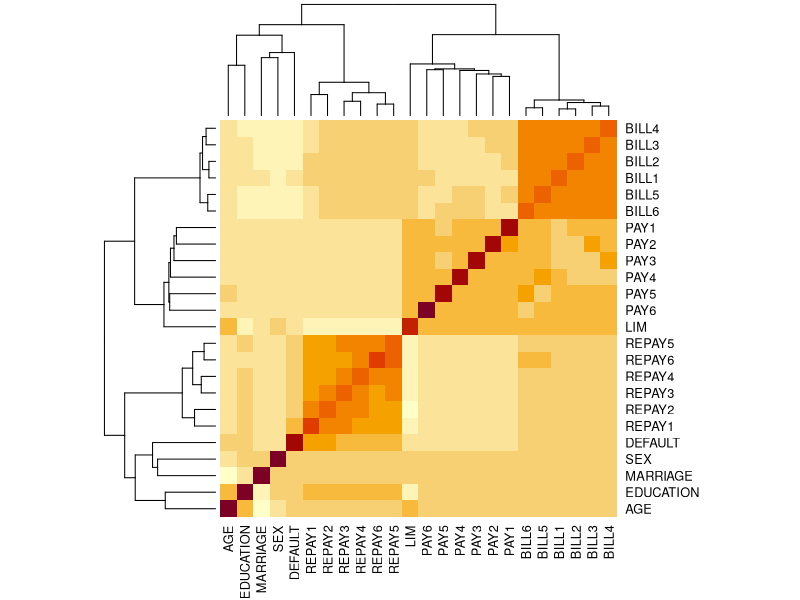
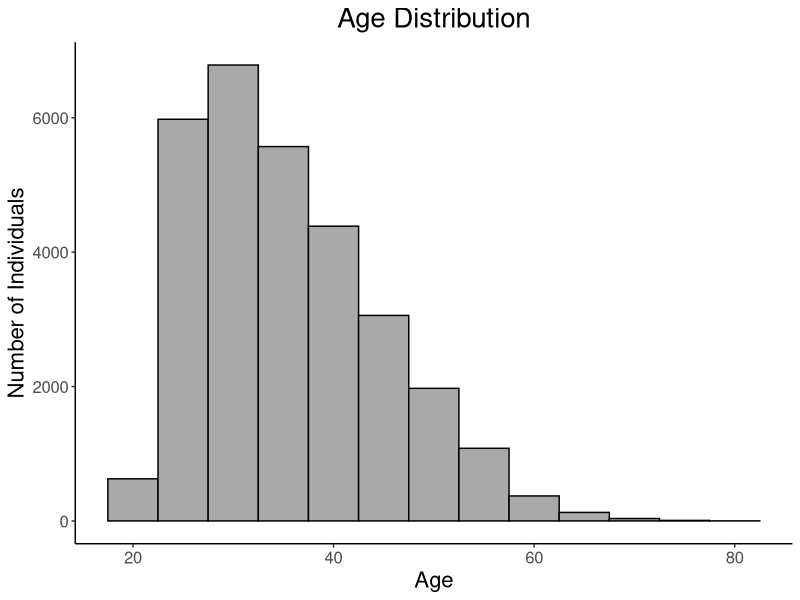
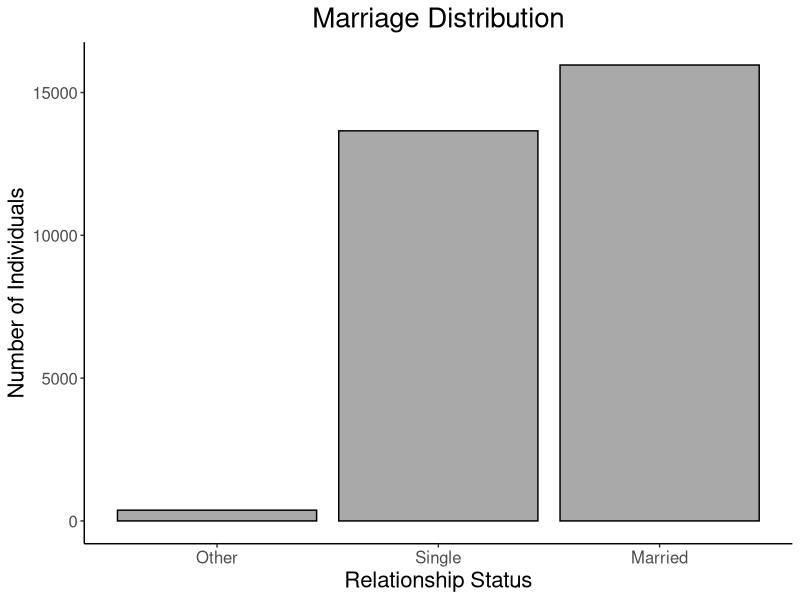
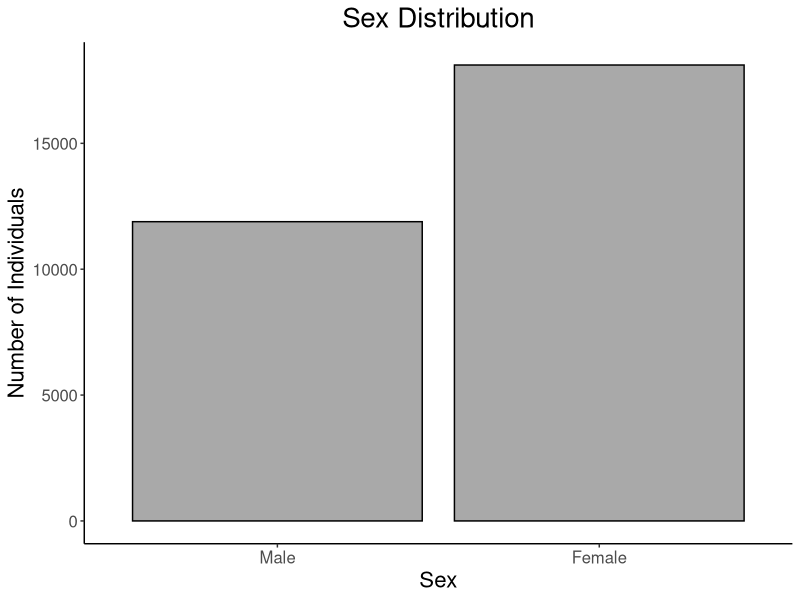
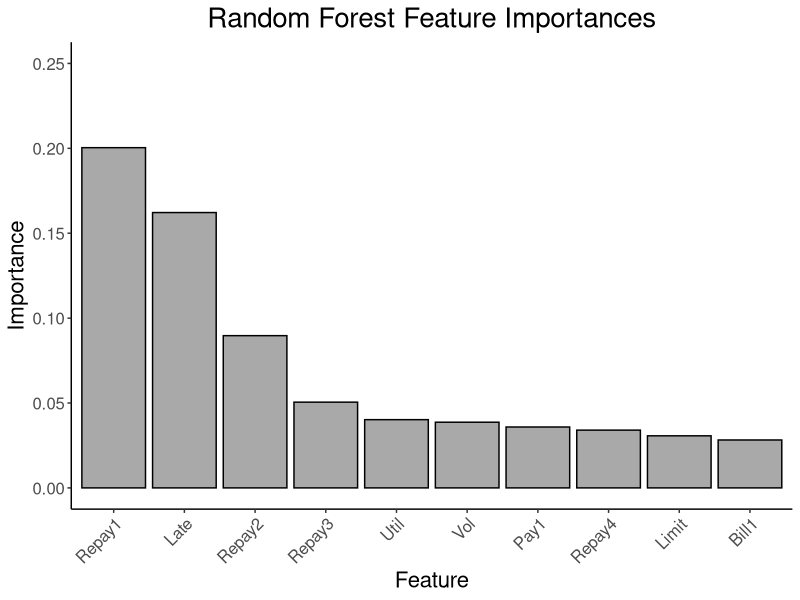

R code for these plots, in order: (Note: this script raises an error after producing the figures.)
# Step 1: EDA
# Visualize time series data
# general stats on distribution of limit balance, sex, ed, marriage, age
# 
# Step 2: Variable Treatment
# Sex, Ed, Marriage >>> One hot encoded
# Ed combine 4+
# 
# Step 3: Feature Engineering
# TS Debt to limit ratio or Average debt to limit ratio (Credit util)
# Average Bill
# Average Payment
# Late Payment Count
# Debt Difference
# 
# Step 4: Feature Scaling 
# normalize all numerical data
# 
# Step 5: Feature Selection
#
# Step 6: Model Refinement
# LOOCV
# Pruning

library(tidyverse)

# resetdata <- function() {
#   data <- read.csv("UCI_Dataset.csv")
#   data <- data[, -1]
#   colnames(data)[colnames(data) == "default.payment.next.month"] <- "DEFAULT"
#   assign("cc", data, envir = .GlobalEnv)
# }

cc <- read.csv("UCI_Dataset.csv")
cc <- cc[, -1]
colnames(cc)[colnames(cc) == "default.payment.next.month"] <- "DEFAULT"

cc$MARRIAGE[cc$MARRIAGE == 3] <- 0

cc <- cc %>%
   rename(LIM = LIMIT_BAL, REPAY1 = PAY_0, REPAY2 = PAY_2, REPAY3 = PAY_3, REPAY4 = PAY_4, REPAY5 = PAY_5, REPAY6 = PAY_6) %>%
   rename_with(.fn = function(x) gsub("BILL_AMT", "BILL", x), .cols = starts_with("BILL_AMT")) %>%
   rename_with(.fn = function(x) gsub("PAY_AMT", "PAY", x), .cols = starts_with("PAY_AMT"))
# 
# bill_ot <- colMeans(cc[, paste0("BILL", 1:6)])
# pay_ot <- colMeans(cc[, paste0("REPAY", 1:6)])
# pay_amt_ot <- colMeans(cc[, paste0("PAY", 1:6)])
# 
# plot(pay_ot)
# plot(bill_ot)
# plot(pay_amt_ot)
# 
# for (col_name in names(cc)) {
#   hist(cc[[col_name]], 
#        main = paste("Histogram of", col_name), # Title of the histogram
#        xlab = col_name, # Label for the x-axis
#        col = "lightblue", # Color of the bars (optional)
#        border = "black") # Color of the bar borders (optional)
# }
# 
# for (col_name in names(cc[,12:23])) {
#   boxplot(cc[[col_name]], 
#        main = paste("Boxplot of", col_name), # Title of the histogram
#        xlab = col_name, # Label for the x-axis
#        col = "lightblue", # Color of the bars (optional)
#        border = "black") # Color of the bar borders (optional)
# }

# Feature Engineering

# Credit utilization
# cc <- cc %>%
#   mutate(
#     UTIL1 = BILL_AMT1 / LIMIT_BAL,
#     UTIL2 = BILL_AMT2 / LIMIT_BAL,
#     UTIL3 = BILL_AMT3 / LIMIT_BAL,
#     UTIL4 = BILL_AMT4 / LIMIT_BAL,
#     UTIL5 = BILL_AMT5 / LIMIT_BAL,
#     UTIL6 = BILL_AMT6 / LIMIT_BAL
#   )

#Percent Credit Utilization
# cc <- cc %>%
#   mutate(UTIL = rowMeans(select(., starts_with("BILL"))) / LIM)
# 
# cc_util <- cc %>% 
#   filter(if_all(starts_with("UTIL"), ~ between(., 0, 1))) 
# 
# util_ot <- cc_util %>%
#   summarize(across(starts_with("UTIL"), mean)) %>%
#   as.numeric()
# 

heatmap(cor(cc))

#
# EDA Summary
# Debt balances tend to decrease over time
# Credit utilization over time seems to match debt balances plot
# The amount paid per month seems to be random
# The bill per month seems to be highly consistent
# Repayment behavior seems to be somewhat consistent also
#

library(ggplot2)
# cc$default_factor <- factor(cc$DEFAULT, levels = c(0, 1), labels = c("Non-Default", "Default"))
# 
# # Default vs Non Default
# ggplot(cc, aes(x = default_factor)) +
#   geom_bar(fill = c("darkgray", "darkorange2"), color = "black") + # You can customize the colors
#   labs(
#     title = "Default Imbalance",
#     x = "Default Status",
#     y = "Number of Individuals"
#   ) +
#   theme_classic() +
#   theme(plot.title = element_text(size = 20, hjust = 0.5),       # Title size
#         axis.title.x = element_text(size = 16),                 # X-axis label size
#         axis.title.y = element_text(size = 16),                 # Y-axis label size
#         axis.text.x = element_text(size = 12),                  # X-axis tick label size
#         axis.text.y = element_text(size = 12),                  # Y-axis tick label size
#   )


# Age Distribution
ggplot(cc, aes(x = AGE)) +
  geom_histogram(stat = "bin", fill = "darkgray", color = "black", binwidth = 5) +
  labs(
    title = "Age Distribution",
    x = "Age",
    y = "Number of Individuals"
  ) +
  theme_classic() +
  theme(plot.title = element_text(size = 20, hjust = 0.5),       # Title size
        axis.title.x = element_text(size = 16),                 # X-axis label size
        axis.title.y = element_text(size = 16),                 # Y-axis label size
        axis.text.x = element_text(size = 12),                  # X-axis tick label size
        axis.text.y = element_text(size = 12),                  # Y-axis tick label size
        )


# Marriage Distribution
ggplot(cc, aes(x = factor(MARRIAGE))) +
  geom_bar(fill = "darkgray", color = "black") + # You can customize the colors
  labs(
    title = "Marriage Distribution",
    x = "Relationship Status",
    y = "Number of Individuals"
  ) +
  scale_x_discrete(labels = c("Other", "Single", "Married")) +
  theme_classic() +
  theme(plot.title = element_text(size = 20, hjust = 0.5),       # Title size
        axis.title.x = element_text(size = 16),                 # X-axis label size
        axis.title.y = element_text(size = 16),                 # Y-axis label size
        axis.text.x = element_text(size = 12),                  # X-axis tick label size
        axis.text.y = element_text(size = 12),                  # Y-axis tick label size
  ) 

# Sex Distribution
ggplot(cc, aes(x = factor(SEX))) +
  geom_bar(fill = "darkgray", color = "black") + # You can customize the colors
  labs(
    title = "Sex Distribution",
    x = "Sex",
    y = "Number of Individuals"
  ) +
  scale_x_discrete(labels = c("Male", "Female")) +
  theme_classic() +
  theme(plot.title = element_text(size = 20, hjust = 0.5),       # Title size
        axis.title.x = element_text(size = 16),                 # X-axis label size
        axis.title.y = element_text(size = 16),                 # Y-axis label size
        axis.text.x = element_text(size = 12),                  # X-axis tick label size
        axis.text.y = element_text(size = 12),                  # Y-axis tick label size
)


# aucs <- c(.536, .76,.79,.79,.75,.74,.79)
# cate <- c('Literature', 'Default\nForest','AUC\nForest','F1\nForest',
#           'Basic\nXGBoost','No Reg\XGBoost','AUC\nXGBoost')
# auc_df <- data.frame(
#   Model = cate,
#   AUC = aucs
# )
# auc_df$Model <- factor(auc_df$Model, levels = auc_df$Model)

# AUC Graph
# ggplot(auc_df, aes(x = Model, y = AUC )) +
#   geom_bar(stat = "identity", fill = "darkgray", color = "black") +
#   labs(
#     title = "AUC Score Comparison",
#     x = "Model",
#     y = "AUC"
#   ) +
#   theme_classic() +
#   theme(plot.title = element_text(size = 20, hjust = 0.5),       # Title size
#         axis.title.x = element_text(size = 16),                 # X-axis label size
#         axis.title.y = element_text(size = 16),                 # Y-axis label size
#         axis.text.x = element_text(size = 12, angle = 45, hjust = 1),                  # X-axis tick label size
#         axis.text.y = element_text(size = 12),                  # Y-axis tick label size
#   ) +
#   ylim(0, .9) # Set the y-axis limits from 0 to 1


# Feature importances
fea_imp <- data.frame(
  feature = c("Repay1", "Late", "Repay2", "Repay3", "Util", "Vol", "Pay1", "Repay4", "Limit", "Bill1"),
  importance = c(0.200390, 0.162177, 0.089666, 0.050502, 0.040191, 0.038686, 0.035866, 0.034023, 0.030677, 0.028221)
)
fea_imp$feature <- factor(fea_imp$feature, levels = fea_imp$feature)

ggplot(fea_imp, aes(x = feature, y = importance )) +
  geom_bar(stat = "identity", fill = "darkgray", color = "black") +
  labs(
    title = "Random Forest Feature Importances",
    x = "Feature",
    y = "Importance"
  ) +
  theme_classic() +
  theme(plot.title = element_text(size = 20, hjust = 0.5),       # Title size
        axis.title.x = element_text(size = 16),                 # X-axis label size
        axis.title.y = element_text(size = 16),                 # Y-axis label size
        axis.text.x = element_text(size = 12, angle = 45, hjust = 1),                  # X-axis tick label size
        axis.text.y = element_text(size = 12),                  # Y-axis tick label size
  ) +
  ylim(0, .25)

# Brier Score Loss
bsl <- data.frame(
  model = c("Default Forest", "AUC Forest", "F1 Forest", 
            "Basic XGBoost", "AUC XGBoost No Reg", "AUC XGBoost"),
  loss = c(0.13785301673601663, 0.13296771874634475, 0.13280654330297106, 
           0.1635929576630231, 0.1329201050971384, 0.15673727567788756)
)
fea_imp$model <- factor(fea_imp$model, levels = fea_imp$model)

ggplot(fea_imp, aes(x = model, y = loss)) +
  geom_bar(stat = "identity", fill = "darkgray", color = "black") +
  labs(
    title = "Random Forest Feature Importances",
    x = "Model",
    y = "Brier Score Loss"
  ) +
  theme_classic() +
  theme(plot.title = element_text(size = 20, hjust = 0.5),       # Title size
        axis.title.x = element_text(size = 16),                 # X-axis label size
        axis.title.y = element_text(size = 16),                 # Y-axis label size
        axis.text.x = element_text(size = 12, angle = 45, hjust = 1),                  # X-axis tick label size
        axis.text.y = element_text(size = 12),                  # Y-axis tick label size
  ) 
  #ylim(0, .25)
